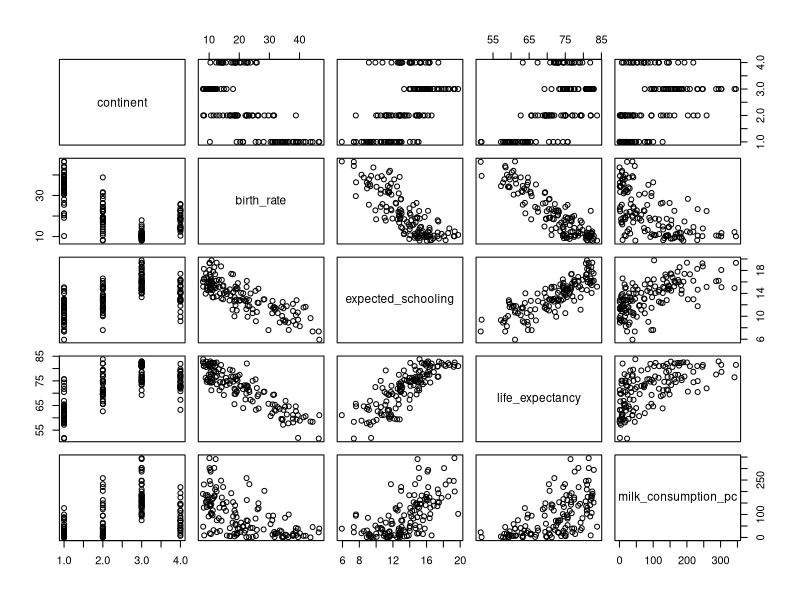
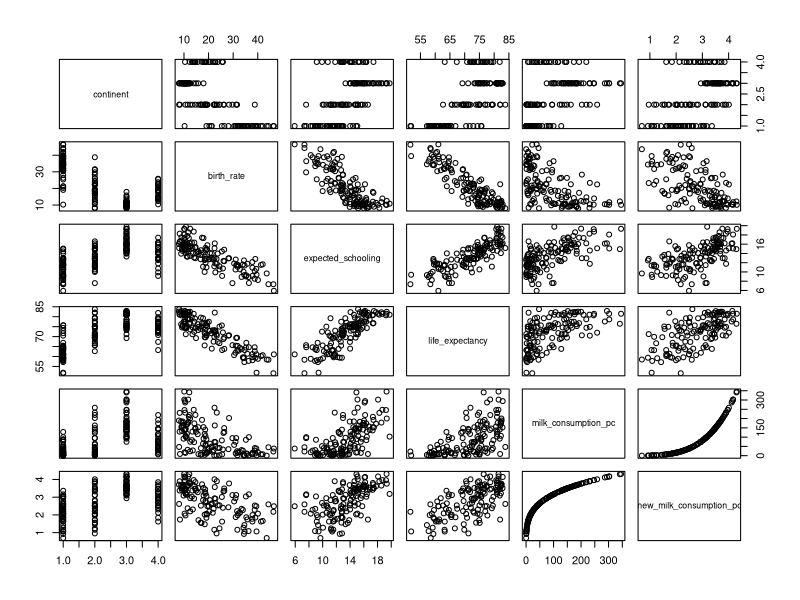
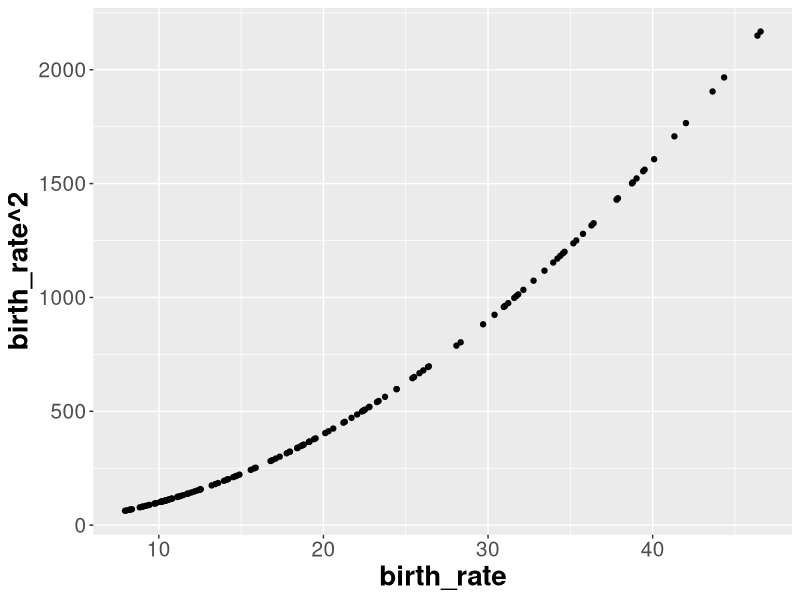
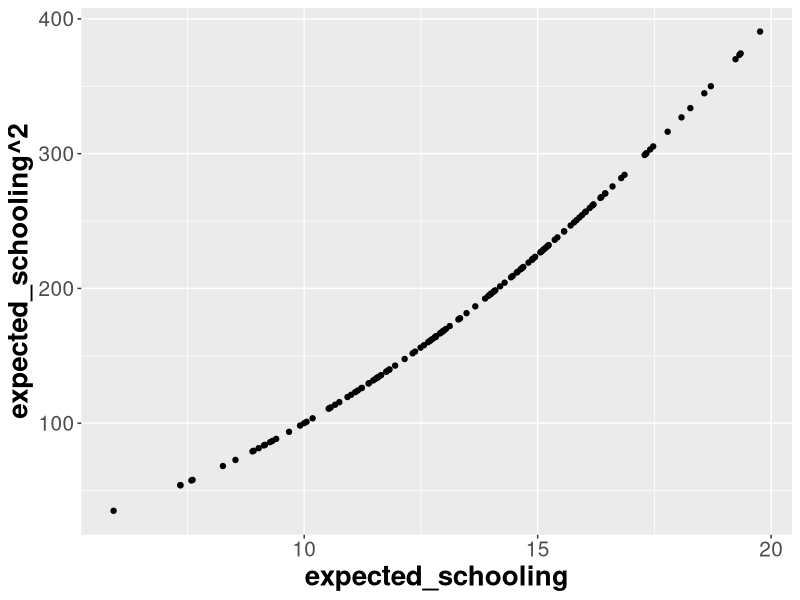
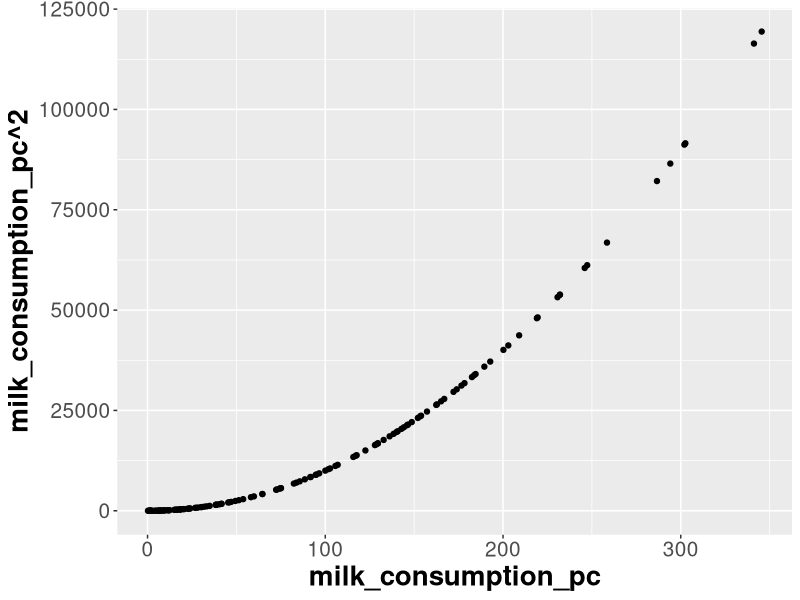
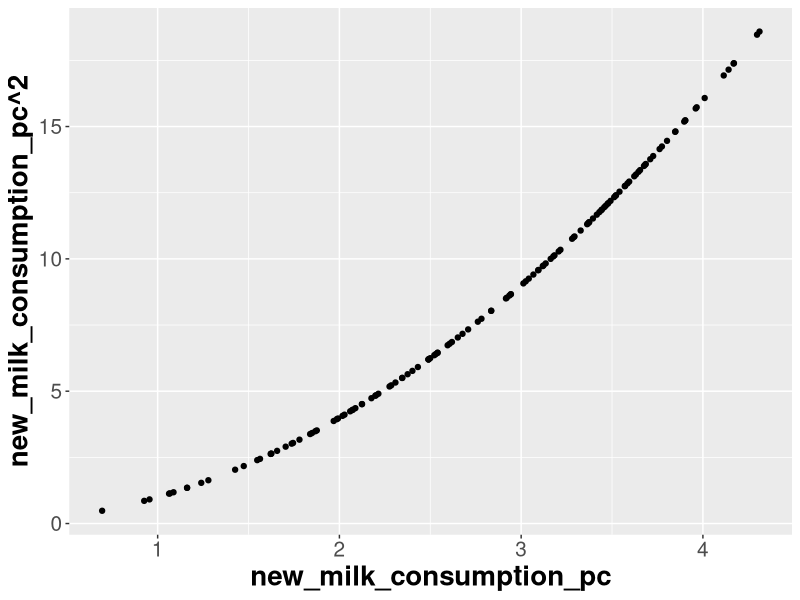
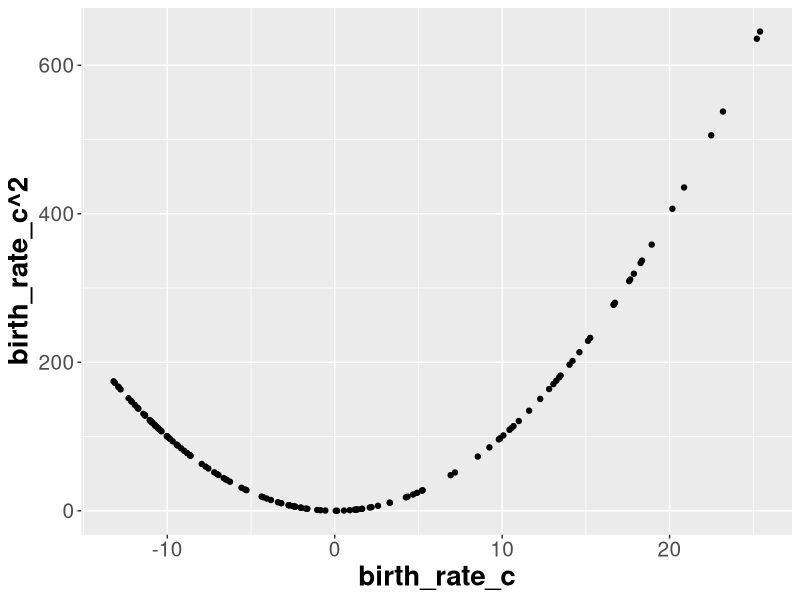
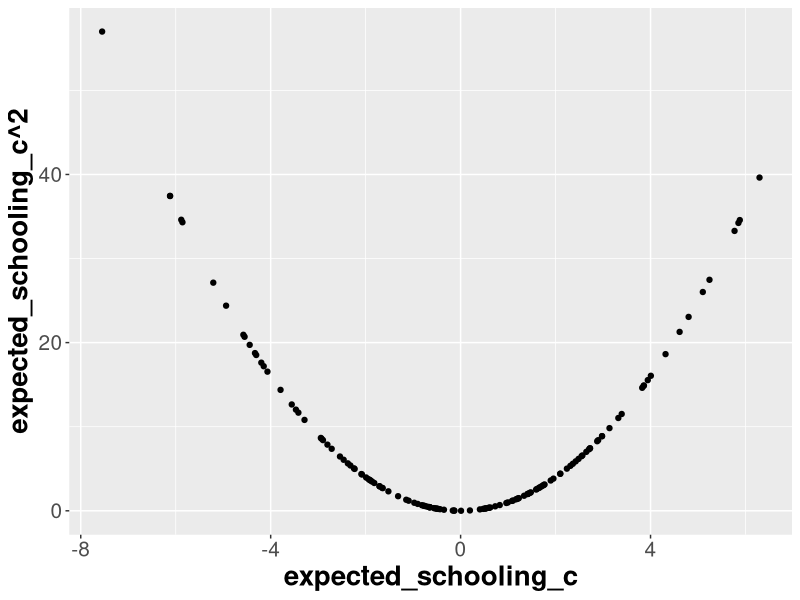

These charts were generated, in order, by the following R code:
## ---- chunk 1
library(tidyverse)
library(gridExtra)
## ---- chunk 2
#| warning: false
#| message: false

# limpa área de trabalho
rm(list = ls())

# carrega pacote `tidyverse`
library(tidyverse)

# carrega dados
owid <- read_delim("data/owid.csv", delim = ",", col_names = TRUE)

# codifica variável `continent` como fator
owid$continent <- as.factor(owid$continent)

str(owid)
## ---- chunk 3
# Filtrando os dados para o ano de 2015
model1_data <- owid %>% filter(year == 2015)

# Selecionando somente as variáveis de interesse
model1_data <- model1_data[, c(1, 5, 15, 18, 19)]

# Retirando os dados referentes a oceania
model1_data <- subset(model1_data, model1_data$continent != "Oceania")

# Juntando os dados referentes às Américas do Norte e Sul
model1_data <- model1_data %>%
    mutate(continent = dplyr::recode(continent, "North America" = "America", "South America" = "America"))
## ---- chunk 4
# Gráfico de dispersão dos dados
plot(model1_data)
## ---- chunk 5
model1_data <- model1_data |>
  mutate(new_milk_consumption_pc  = milk_consumption_pc^0.25) 
## ---- chunk 6
# Gráfico de dispersão dos dados
plot(model1_data)
## ---- chunk 7
cor(model1_data$birth_rate, model1_data$expected_schooling)
## ---- chunk 8
cor(model1_data$birth_rate, model1_data$milk_consumption_pc)
## ---- chunk 9
cor(model1_data$expected_schooling, model1_data$milk_consumption_pc)
## ---- chunk 10
cor(model1_data$birth_rate,model1_data$new_milk_consumption_pc)
## ---- chunk 11
cor(model1_data$birth_rate,model1_data$new_milk_consumption_pc)
## ---- chunk 12
cor(model1_data$expected_schooling,model1_data$new_milk_consumption_pc)
## ---- chunk 13
# Correlação para birth rate
cor(model1_data$birth_rate, model1_data$birth_rate^2)
## ---- chunk 14
# Correlação para expected schooling
cor(model1_data$expected_schooling, model1_data$expected_schooling^2)
## ---- chunk 15
# Correlação para milk_consumption_pc
cor(model1_data$milk_consumption_pc, model1_data$milk_consumption_pc^2)
## ---- chunk 16
# Correlação para a variavel transformada de milk_consumption_pc
cor(model1_data$new_milk_consumption_pc, model1_data$new_milk_consumption_pc^2)
## ---- chunk 17
#| layout-ncol: 3

ggplot(model1_data, aes(x = birth_rate, y = birth_rate^2)) +
    geom_point() +
    theme(
        axis.text = element_text(size = 15),
        axis.title = element_text(size = 20, face = "bold")
    )

ggplot(model1_data, aes(x = expected_schooling, y = expected_schooling^2)) +
    geom_point() +
    theme(
        axis.text = element_text(size = 15),
        axis.title = element_text(size = 20, face = "bold")
    )

ggplot(model1_data, aes(x = milk_consumption_pc, y = milk_consumption_pc^2)) +
    geom_point() +
    theme(
        axis.text = element_text(size = 15),
        axis.title = element_text(size = 20, face = "bold")
    )

ggplot(model1_data, aes(x = new_milk_consumption_pc, y = new_milk_consumption_pc^2)) +
    geom_point() +
    theme(
        axis.text = element_text(size = 15),
        axis.title = element_text(size = 20, face = "bold")
    )
## ---- chunk 18
# Criando variáveis quantitativas centralizadas
model1_data <- model1_data %>%
    mutate(
        birth_rate_c = birth_rate - mean(birth_rate),
        expected_schooling_c = expected_schooling - mean(expected_schooling),
        milk_consumption_pc_c = milk_consumption_pc - mean(milk_consumption_pc),
        new_milk_consumption_pc_c = new_milk_consumption_pc - mean(new_milk_consumption_pc)
    )

## ---- chunk 19
# Correlação para birth rate
cor(model1_data$birth_rate_c, model1_data$birth_rate_c^2)
## ---- chunk 20
# Correlação para expected schooling
cor(model1_data$expected_schooling_c, model1_data$expected_schooling_c^2)
## ---- chunk 21
# Correlação para milk_consumption_pc
cor(model1_data$milk_consumption_pc_c, model1_data$milk_consumption_pc_c^2)
## ---- chunk 22
# Correlação para a variavel transformada de milk_consumption_pc
cor(model1_data$new_milk_consumption_pc_c, model1_data$new_milk_consumption_pc_c^2)
## ---- chunk 23
#| layout-ncol: 3
ggplot(model1_data, aes(x = birth_rate_c, y = birth_rate_c^2)) +
    geom_point() +
    theme(
        axis.text = element_text(size = 15),
        axis.title = element_text(size = 20, face = "bold")
    )

ggplot(model1_data, aes(x = expected_schooling_c, y = expected_schooling_c^2)) +
    geom_point() +
    theme(
        axis.text = element_text(size = 15),
        axis.title = element_text(size = 20, face = "bold")
    )

ggplot(model1_data, aes(x = milk_consumption_pc_c, y = milk_consumption_pc_c^2)) +
    geom_point() +
    theme(
        axis.text = element_text(size = 15),
        axis.title = element_text(size = 20, face = "bold")
    )

ggplot(model1_data, aes(x = new_milk_consumption_pc_c, y = new_milk_consumption_pc_c^2)) +
    geom_point() +
    theme(
        axis.text = element_text(size = 15),
        axis.title = element_text(size = 20, face = "bold")
    )
## ---- chunk 24
cor(model1_data$birth_rate_c, model1_data$expected_schooling_c)
## ---- chunk 25
cor(model1_data$birth_rate_c, model1_data$milk_consumption_pc_c)
## ---- chunk 26
cor(model1_data$expected_schooling_c, model1_data$milk_consumption_pc_c)
## ---- chunk 27
cor(model1_data$birth_rate_c, model1_data$new_milk_consumption_pc_c)
## ---- chunk 28
cor(model1_data$expected_schooling_c, model1_data$milk_consumption_pc_c)
## ---- chunk 29
# Modelo de regressão linear com as variáveis explicativas "birth_rate_c", "expected_schooling_c" e "milk_consumption_pc_c"

# Modelo polinomial de segunda ordem completo com as variáveis quantitativas
model1_quant <- lm(
    life_expectancy ~ I(birth_rate_c^2) + I(expected_schooling_c^2) + I(milk_consumption_pc_c^2) + birth_rate_c * expected_schooling_c + birth_rate_c * milk_consumption_pc_c + expected_schooling_c * milk_consumption_pc_c,data = model1_data)


summary(model1_quant)
## ---- chunk 30
# modelo que inclui as variáveis explicativas qualitativas
m_quali <- lm(
    life_expectancy ~ birth_rate_c * expected_schooling_c + continent, data = model1_data
)

# resumo do modelo
summary(m_quali)
